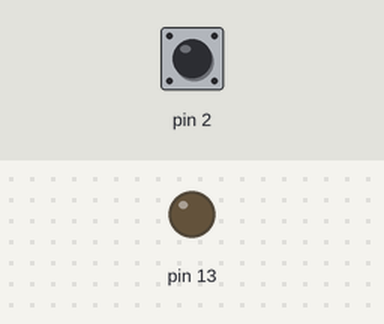
A sketch run on a simulated Arduino Uno, built with avr-gcc and run on an emulated ATmega328P. Parts: output pins drawn as LEDs (lit = HIGH). Dashed ring = blinking. Inputs (shaded band) come from the test bench; at power-on: pin 2 LOW.

Above: at 1.2 s.
1.3 s: pin 2 pulsed HIGH 5 times (0.12 s each, 0.3 s apart)
At 1.57 s:
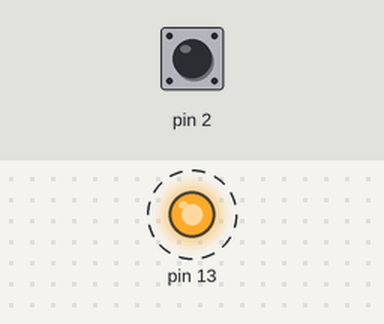
At 3.0 s:
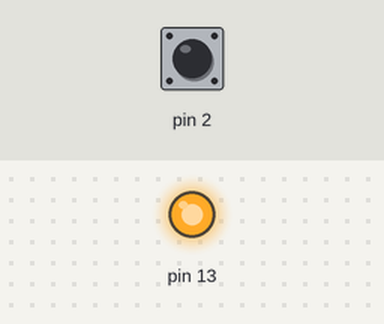
Timing chart, 0 to 4.5 s (numbered marks = the images above; inputs shaded):
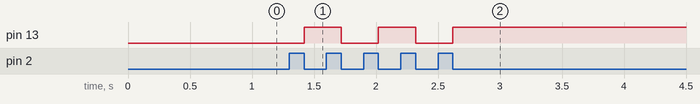

The sketch:

umBotaoLigEDeslUmLed.ino
```cpp
int estado = 0;

void setup() {
  pinMode(2, INPUT);
  pinMode(13, OUTPUT);
  Serial.begin(9600);

}

void loop() {

  switch (estado) {
    case 0:
      digitalWrite(13, LOW);
      if(digitalRead(2)){
        estado = 1;
        while (digitalRead(2) == HIGH) delay(10);

      }
    break;

    case 1:
      digitalWrite(13, HIGH);
      if(digitalRead(2)) {
        estado = 0;
        while (digitalRead(2) == HIGH) delay(10);
      }
    break;
  }
}
```

Measured:
- after the input at 1.3 s, pin 13: alternates HIGH for 0.30 s and LOW for 0.30 s, 5 changes in all, then stays HIGH, starting after 0.12 s
